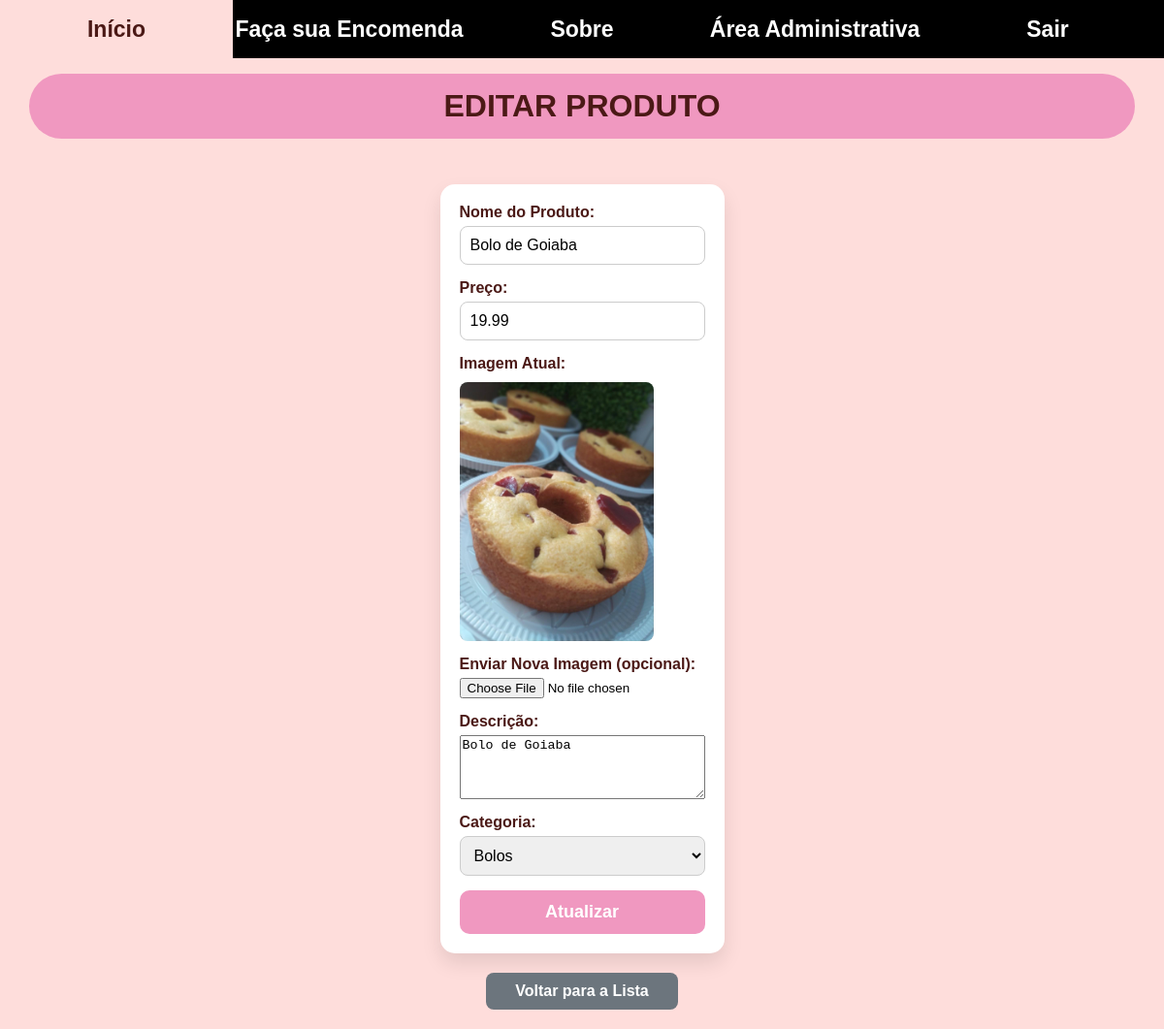
The page /crud/editar_produto.php?id=37 (signed in) on the database its author committed.
### tables this page shows
CREATE TABLE `produtos` (
  `id` int(11) NOT NULL,
  `nome` varchar(100) NOT NULL,
  `preco` decimal(10,2) NOT NULL,
  `imagem_url` varchar(255) DEFAULT NULL,
  `descricao` text DEFAULT NULL,
  `categoria_id` int(11) DEFAULT NULL
);

CREATE TABLE `categorias` (
  `id` int(11) NOT NULL,
  `nome` varchar(100) NOT NULL
);

### crud/editar_produto.php (the view, shortened to what this page needs)
<?php
include '../php/conect.php';
$id = $_GET['id'];
$sql_produto = "SELECT * FROM produtos WHERE id = ?";
$stmt_produto = $conn->prepare($sql_produto);
$stmt_produto->bind_param("i", $id);
$stmt_produto->execute();
$produto = $stmt_produto->get_result()->fetch_assoc();
$categorias = $conn->query("SELECT * FROM categorias");
include '../php/header.php';
?>
<h1 class="titleTop">Editar Produto</h1>
<form method="post" enctype="multipart/form-data" class="form-ajustado">
    <div class="form-group">
        <label for="nome">Nome do Produto:</label>
        <input type="text" id="nome" name="nome" value="<?= htmlspecialchars($produto['nome']) ?>" required>
    </div>
    <div class="form-group">
        <label for="preco">Preço:</label>
        <input type="number" id="preco" name="preco" step="0.01" value="<?= $produto['preco'] ?>" required>
    </div>
    <div class="form-group">
        <label>Imagem Atual:</label>
        <img src="<?= htmlspecialchars($produto['imagem_url']) ?>" alt="Imagem Atual" style="max-width: 200px; border-radius: 8px; margin-top: 5px;">
    </div>
    <div class="form-group">
        <label for="imagem">Enviar Nova Imagem (opcional):</label>
        <input type="file" id="imagem" name="imagem">
    </div>
    <div class="form-group">
        <label for="descricao">Descrição:</label>
        <textarea id="descricao" name="descricao" rows="4" required><?= htmlspecialchars($produto['descricao']) ?></textarea>
    </div>
    <div class="form-group">
        <label for="categoria_id">Categoria:</label>
        <select id="categoria_id" name="categoria_id" required>
            <?php while ($cat = $categorias->fetch_assoc()): ?>
                <option value="<?= $cat['id'] ?>" <?php if ($cat['id'] == $produto['categoria_id']) echo 'selected'; ?>>
                    <?= htmlspecialchars($cat['nome']) ?>
                </option>
            <?php endwhile; ?>
        </select>
    </div>
    <input type="submit" class="form-submit" value="Atualizar">
</form>
<div class="area-botao-inferior">
    <a href="listar_produtos.php" class="btn-voltar">Voltar para a Lista</a>
</div>
<?php
include '../php/footer.php';
?>

### css/style.css (style rules this page uses)
html, body { height: 100%; margin: 0; background-color: #fedddb; font-family: sans-serif; }
.content .titleTop { position: fixed; top: 55px; left: 50%; transform: translateX(-50%); width: 95%; max-width: 1200px; padding: 15px 0; background-color: #f098c0; border-radius: 100px; text-align: center; text-transform: uppercase; color: #4b1916; z-index: 999; }
form { display: flex; flex-direction: column; gap: 15px; max-width: 500px; margin: 30px auto; margin-top: -30px; padding: 20px; background-color: white; border-radius: 15px; box-shadow: 0 10px 20px rgba(0,0,0,0.1); }
.form-ajustado { margin-top: -10px; }
.form-group { display: flex; flex-direction: column; }
label { font-weight: bold; margin-bottom: 5px; color: #4b1916; }
input[type="text"], input[type="email"], input[type="number"], input[type="tel"], select { padding: 10px; border: 1px solid #ccc; border-radius: 8px; font-size: 16px; }
.form-submit { background-color: #f098c0; color: white; padding: 12px; border: none; border-radius: 10px; font-weight: bold; cursor: pointer; transition: background-color 0.3s ease; font-size: 18px; }
.area-botao-inferior { text-align: center; margin-top: -10px; }
.btn-voltar { display: inline-block; padding: 10px 30px; background-color: #6c757d; color: white; text-decoration: none; border-radius: 8px; font-weight: bold; transition: background-color 0.3s; }

### rows shown on the page
produtos: nome "Bolo de Goiaba", preco "19.99", imagem_url (picture), descricao "Bolo de Goiaba", categoria_id "Bolos"
